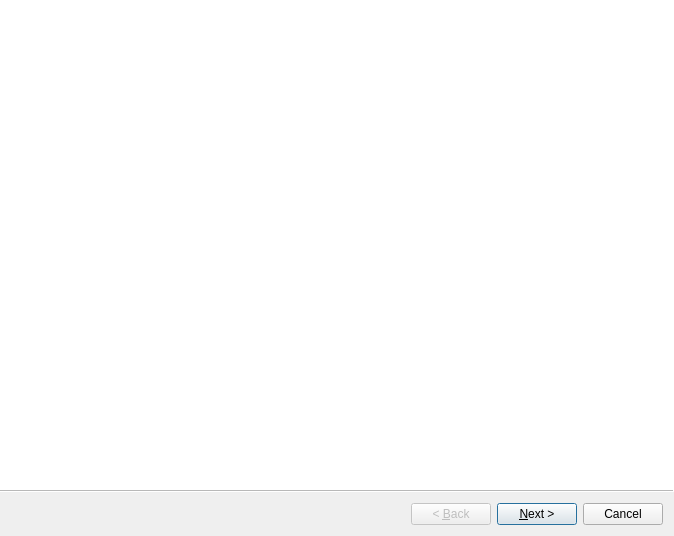
<?xml version="1.0" encoding="UTF-8"?>
<ui version="4.0">
 <class>Wizard</class>
 <widget class="QWizard" name="Wizard">
  <property name="geometry">
   <rect>
    <x>0</x>
    <y>0</y>
    <width>674</width>
    <height>536</height>
   </rect>
  </property>
  <property name="windowTitle">
   <string>Wizard</string>
  </property>
  <property name="locale">
   <locale language="English" country="UnitedKingdom"/>
  </property>
  <property name="wizardStyle">
   <enum>QWizard::ModernStyle</enum>
  </property>
  <widget class="QWizardPage" name="wizardPage1"/>
  <widget class="QWizardPage" name="wizardPage2"/>
 </widget>
 <resources/>
 <connections/>
 <designerdata>
  <property name="gridDeltaX">
   <number>10</number>
  </property>
  <property name="gridDeltaY">
   <number>10</number>
  </property>
  <property name="gridSnapX">
   <bool>true</bool>
  </property>
  <property name="gridSnapY">
   <bool>true</bool>
  </property>
  <property name="gridVisible">
   <bool>true</bool>
  </property>
 </designerdata>
</ui>
